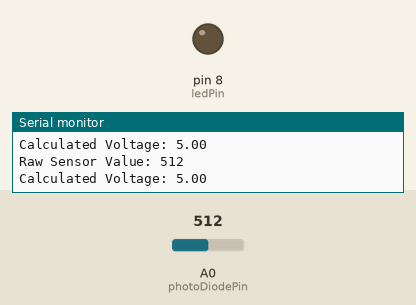
This sketch was run on a simulated Arduino Uno, built with avr-gcc and run on an emulated ATmega328P. On the bench: output pins drawn as LEDs (lit = HIGH), the last lines printed to the serial monitor. Inputs (shaded band) come from the test bench; at power-on: A0 (photoDiodePin) = 512.

Above: at 3.8 s.
3.9 s: A0 (photoDiodePin) set to 482
At 7.0 s:
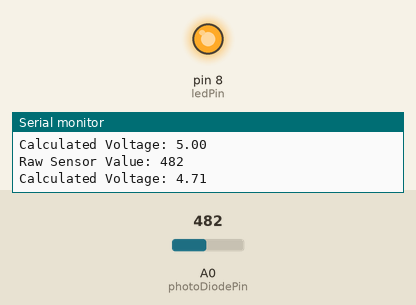
7.8 s: A0 (photoDiodePin) set to 510
At 9.3 s:
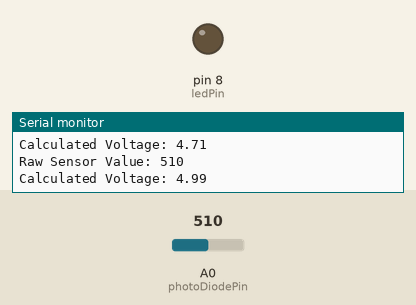
11.7 s: A0 (photoDiodePin) set to 490
At 12.8 s:
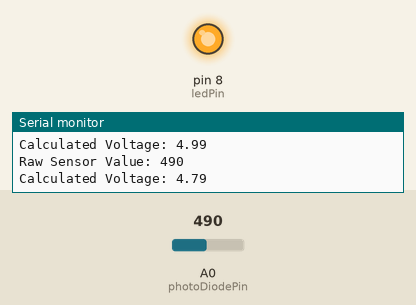
Timing chart, 0 to 14.7 s (numbered marks = the images above; inputs shaded):
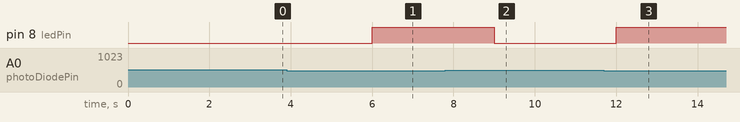

The sketch:

hypoglycemia_code_final.ino
```cpp
#include <Wire.h>

// Define pins
const int ledPin = 8;
const int photoDiodePin = A0;
const int threshold = 500;

void setup() {
  pinMode(ledPin, OUTPUT);
  Serial.begin(9600);
}

void loop() {
  // Read the photodiode value
  int sensorValue = analogRead(photoDiodePin);

  // Calculate the voltage
  float voltage = sensorValue * (5.0 / 1023.0);
  float vol = voltage * 2;

  // Print sensor data to Serial Monitor
  Serial.print("Raw Sensor Value: ");
  Serial.println(sensorValue);
  Serial.print("Calculated Voltage: ");
  Serial.println(vol, 2);

  // Turn LED on/off based on threshold
  if (sensorValue < threshold) {
    digitalWrite(ledPin, HIGH);
  } else {
    digitalWrite(ledPin, LOW);
  }

  // Delay for 3 seconds
  delay(3000);
}
```

Measured:
- the behaviour switches between 500 and 499 on A0 (photoDiodePin) (found by bisection; images 0 and 1)
- after the input at 3.9 s, pin 8 (ledPin): LOW → HIGH after 2.1 s
- after the input at 7.8 s, pin 8 (ledPin): HIGH → LOW after 1.2 s
- after the input at 11.7 s, pin 8 (ledPin): LOW → HIGH after 0.31 s
